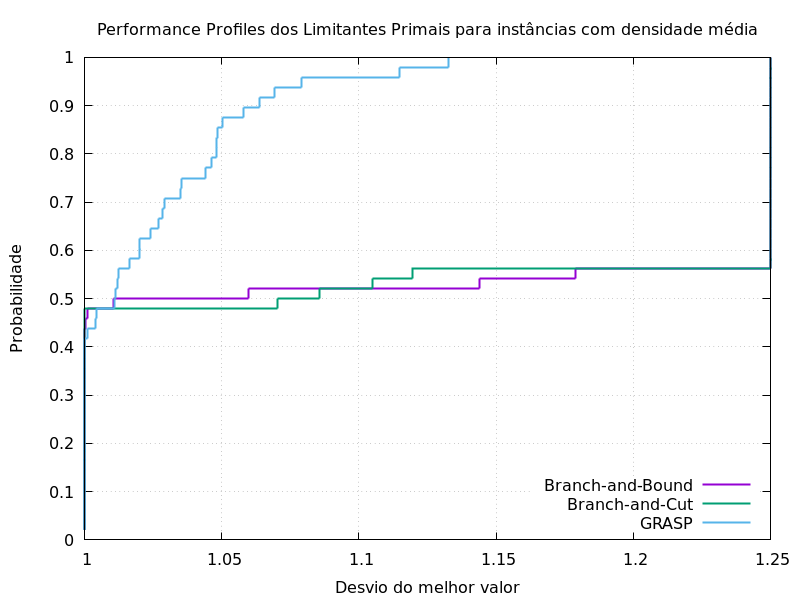

This chart was generated by the following gnuplot code:
#! /usr/bin/gnuplot
set terminal pngcairo size 800,600
set grid
set output "B-primal.png"
set title "Performance Profiles dos Limitantes Primais para instâncias com densidade média"
set xlabel "Desvio do melhor valor"
set ylabel "Probabilidade"
set key right bottom
plot "B-primal.csv" using 2:1 with steps linewidth 2 title "Branch-and-Bound", "B-primal.csv" using 3:1 with steps linewidth 2 title "Branch-and-Cut", "B-primal.csv" using 4:1 with steps linewidth 2 title "GRASP"
